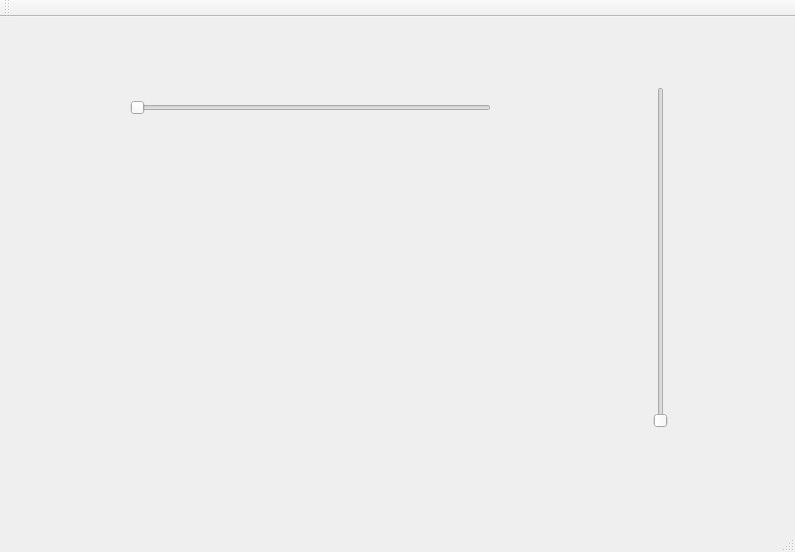
<?xml version="1.0" encoding="UTF-8"?>
<ui version="4.0">
 <class>MainWindow</class>
 <widget class="QMainWindow" name="MainWindow">
  <property name="geometry">
   <rect>
    <x>0</x>
    <y>0</y>
    <width>795</width>
    <height>552</height>
   </rect>
  </property>
  <property name="windowTitle">
   <string>MainWindow</string>
  </property>
  <widget class="QWidget" name="centralWidget">
   <widget class="QSlider" name="horizontalSlider">
    <property name="geometry">
     <rect>
      <x>130</x>
      <y>70</y>
      <width>361</width>
      <height>41</height>
     </rect>
    </property>
    <property name="tracking">
     <bool>true</bool>
    </property>
    <property name="orientation">
     <enum>Qt::Horizontal</enum>
    </property>
    <property name="invertedAppearance">
     <bool>false</bool>
    </property>
    <property name="tickPosition">
     <enum>QSlider::NoTicks</enum>
    </property>
   </widget>
   <widget class="QSlider" name="verticalSlider">
    <property name="geometry">
     <rect>
      <x>620</x>
      <y>70</y>
      <width>81</width>
      <height>341</height>
     </rect>
    </property>
    <property name="orientation">
     <enum>Qt::Vertical</enum>
    </property>
    <property name="invertedAppearance">
     <bool>false</bool>
    </property>
    <property name="invertedControls">
     <bool>false</bool>
    </property>
   </widget>
  </widget>
  <widget class="QMenuBar" name="menuBar">
   <property name="geometry">
    <rect>
     <x>0</x>
     <y>0</y>
     <width>795</width>
     <height>26</height>
    </rect>
   </property>
  </widget>
  <widget class="QToolBar" name="mainToolBar">
   <attribute name="toolBarArea">
    <enum>TopToolBarArea</enum>
   </attribute>
   <attribute name="toolBarBreak">
    <bool>false</bool>
   </attribute>
  </widget>
  <widget class="QStatusBar" name="statusBar"/>
 </widget>
 <layoutdefault spacing="6" margin="11"/>
 <resources/>
 <connections/>
</ui>
